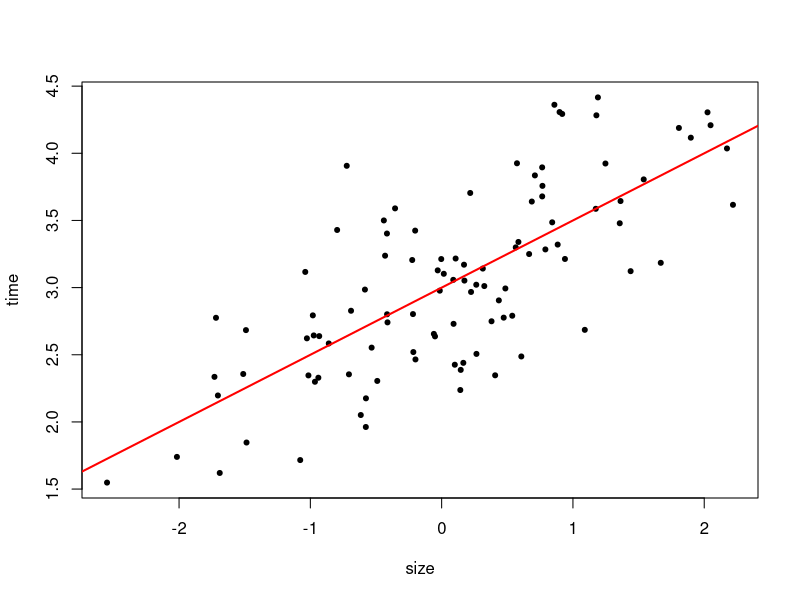
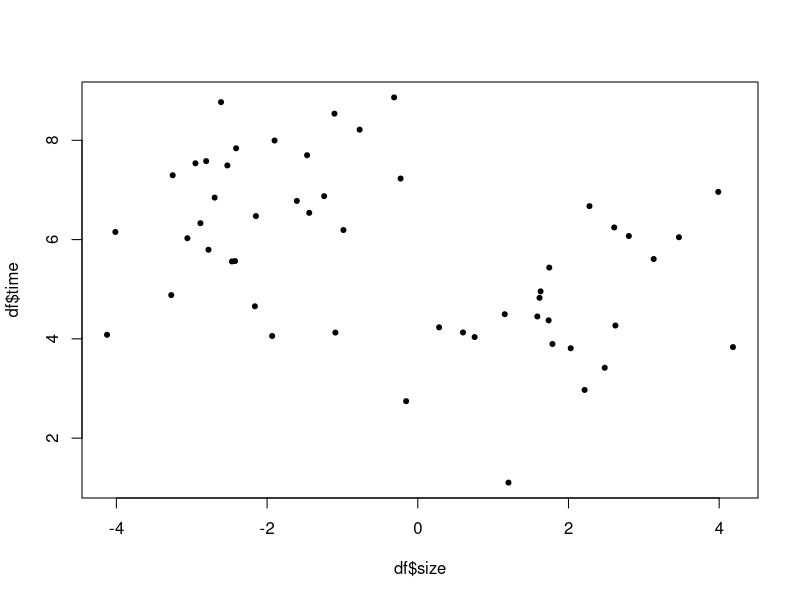
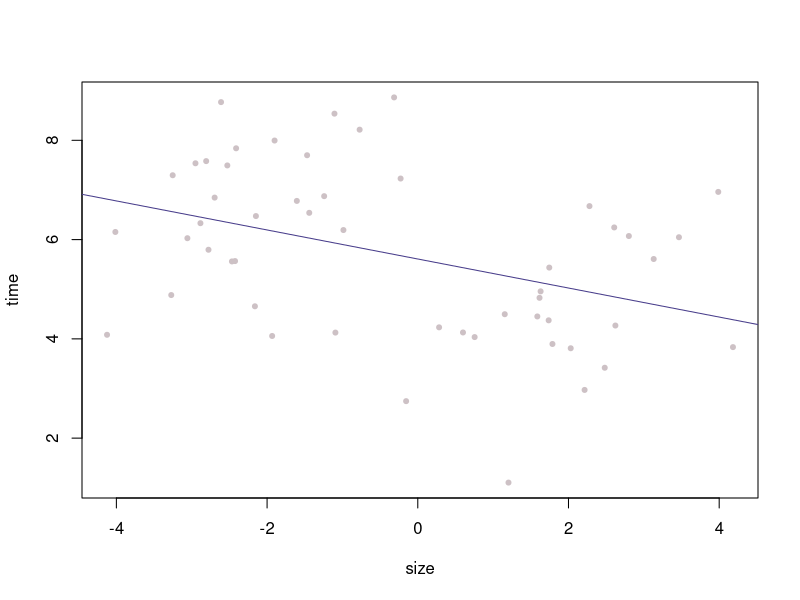
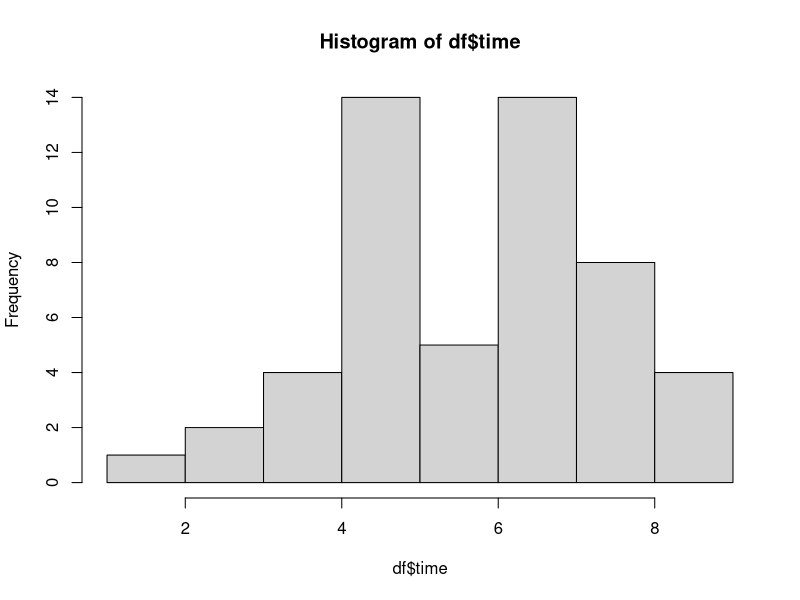
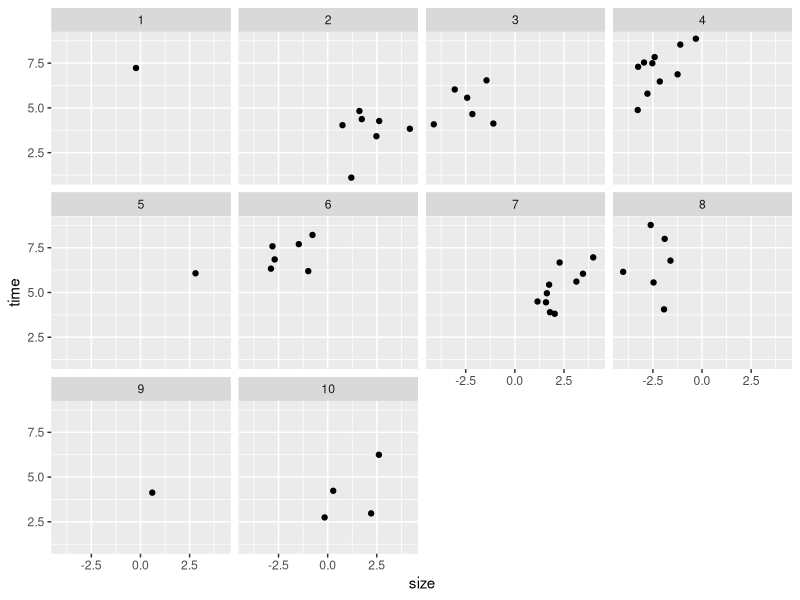
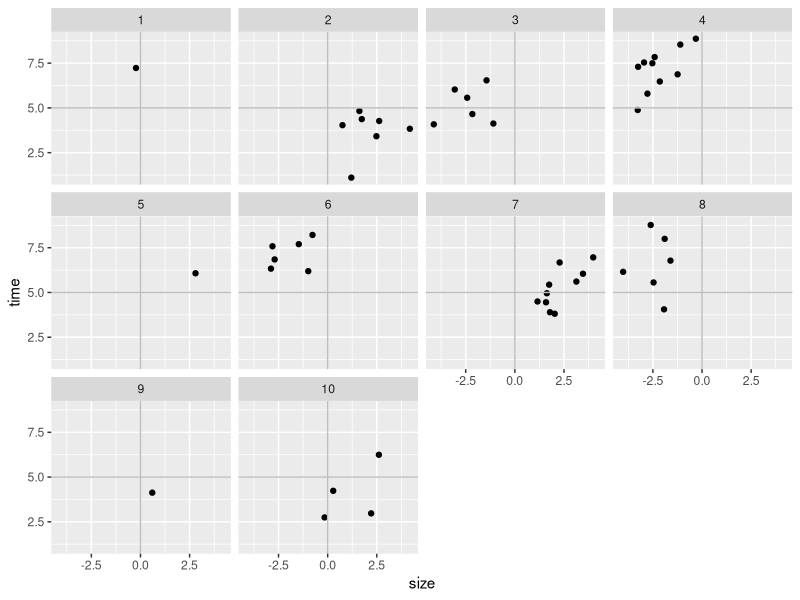
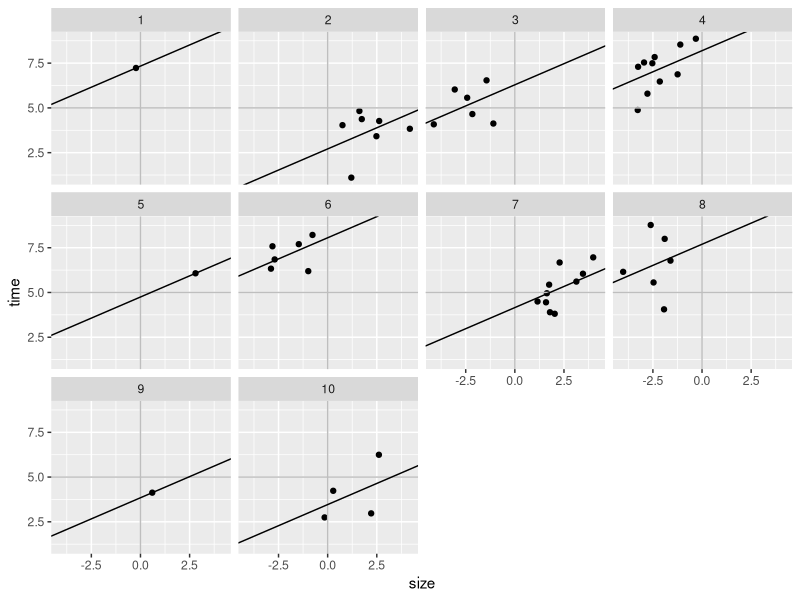
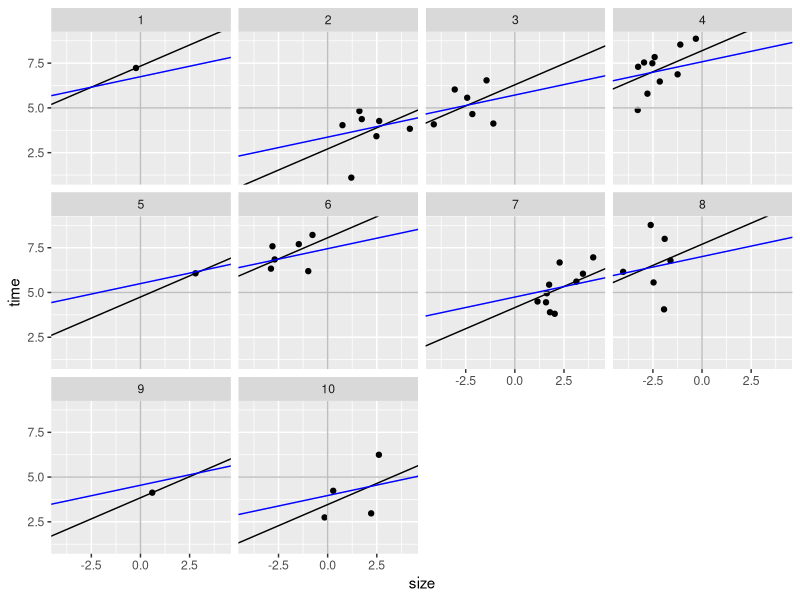

Write the R code that produced these figures, in order.
## ---- chunk 1

n <- 100
a <- 3
b <- .5
sigma <- .5
size <- rnorm(n)

mu <- a + b*size

time <- rnorm(n, mu, sigma)

plot(time ~ size, pch = 20)
abline(a = 3, b = .5, col = "red", lwd = 2)


## ---- chunk 2
library(here)
library(lme4)
library(arm)
df <- read.csv(here("data/week_10/anoles.csv"))
df
plot(df$time ~ df$size, pch = 20)
## ---- chunk 3

mod_pool <- lm(time ~ 1 + size, data = df)
display(mod_pool)
summary(mod_pool)


## ---- chunk 4
plot(time ~ size, data = df, col = "lavenderblush3", pch = 20)
abline(a = coef(mod_pool)[1], b = coef(mod_pool)[2], col = "darkslateblue")
hist(df$time)
## ---- chunk 5

df$stream <- factor(df$stream)
display(mod_no_pool <- lm(time ~ -1 + stream + size, data = df))

## ---- chunk 6

mod_p_pool <- lmer(time ~ 1 + size + (1|stream), data = df)
display(mod_p_pool)
fixef(mod_p_pool)
ranef(mod_p_pool)

## ---- chunk 7

library(tidyverse)

base <- df %>% 
  ggplot(aes(x = size, y = time)) +
  geom_point() +
  facet_wrap(stream ~ .)
  
base

## ---- chunk 8

base <- base +
  geom_hline(yintercept = 5, color = "grey") +
  geom_vline(xintercept = 0, color = "grey")
base
## ---- chunk 9

fit_no_pool <- data.frame(stream = factor(1:10), b = coef(mod_no_pool)[11], a = coef(mod_no_pool)[1:10])
fit_p_pool <- data.frame(stream = factor(1:10), b = fixef(mod_p_pool)[2], fixef(mod_p_pool)[1] + ranef(mod_p_pool)$stream)
colnames(fit_p_pool) <- c("stream", "b", "a")

base <- base +
  geom_abline(data = fit_no_pool, aes(slope = b, intercept = a))

base
## ---- chunk 10

base +
  geom_abline(data = fit_p_pool, aes(slope = b, intercept = a), col = "blue")
